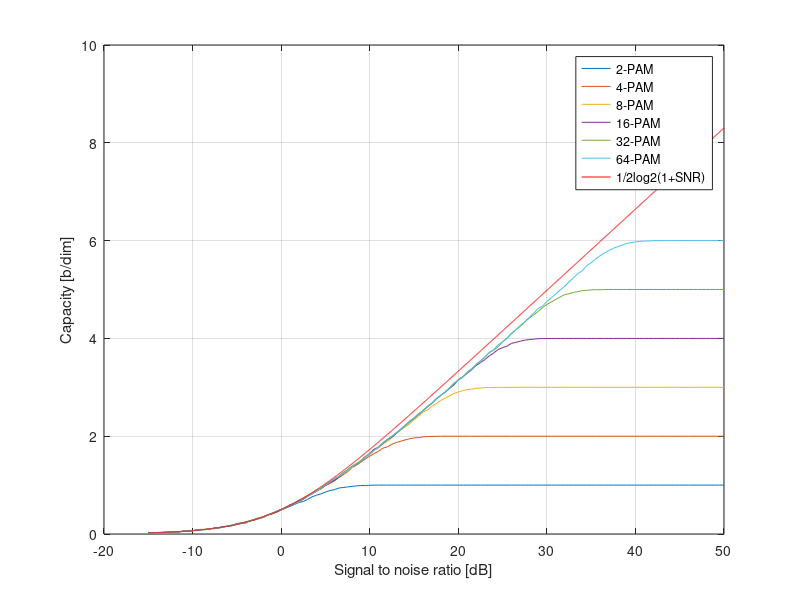

This figure's MATLAB source:

clear
clc

% M-PAM
m_arr = [2,4,8,16,32,64];

%SNR
snr_dB=[-15:0.5:50];

%capacity for differenet SNR and M
c_plot = zeros(length(m_arr),length(snr_dB));

%iterations per M
iters=10; 

%symbols per iteration
sym_num=1000;


% for each M
for m_index = 1:length(m_arr)
    m = m_arr(m_index);
    m

    %assume E{|a|^2} =1
    d = sqrt(12/(m^2-1)); 
    constell = (1:m)*d;

    %generate constellation diagram
    constell = constell - mean(constell);

    %uniform distribution
    prop_constell=ones(1,length(constell)) * 1/ length(constell);
    power=sum(prop_constell.*constell.^2);  % =1
    for snr_index=1:length(snr_dB)
       
        snr=10^(snr_dB(snr_index)/10); 

        %sigma of N
        sigma2=power/snr;  
        sigma=sqrt(sigma2);
        c_temp=zeros(1,iters);
    

        for index_iters=1:iters
            %a before modualtion
            x=rand(1,sym_num);           
            pconstell=cumsum(prop_constell);
            a=zeros(1,sym_num);  
            a(x<=pconstell(1))=constell(1);  
    
            %  Modulation 
            for index_constell=2:length(constell)
                a(x>pconstell(index_constell-1)&x<=pconstell(index_constell))=constell(index_constell);
    
            end
            
            % Noise (0,sigma2)
            Noise=sigma*randn(1,sym_num); 

            % z
            z = a+Noise;

%             equation 5, the plot result is the same but slower while simulation
%             sum1=0;
%             for k =1:m
%                sum2=0;
%                for i = 1:m
%                    exp1 = exp(-(Noise).^2/(2*sigma2));
%                    inner = (Noise+constell(k)-constell(i));
%                    exp2 =exp((-(inner).^2)/(2*sigma2));
%                    sum2 = sum2+(exp2./exp1);
%                end
%                sum1 = sum1+ mean(log2(sum2));
%             end      
%             c_temp(index_iters)=log2(m) -(sum1/m);    
        

            %also equation 5 but much faster while simulation
            sum_tmp=0;
            for i = 1:m
                p1=exp(-(Noise).^2/(2*sigma2));
                p2 =exp(-(z-constell(i)).^2/(2*sigma2));
               sum_tmp = sum_tmp+ p2./p1;
            end
            c_temp(index_iters)=log2(m)-mean(log2(sum_tmp));
         
        end
   
        c(snr_index)=mean(c_temp);
    
    end
    %save the result
    c_plot(m_index,:) = c(:);

end

%ideal capacity
SNR = zeros(1,length(snr_dB));
targetC =zeros(1,length(snr_dB));

new_snr_dB=[-15:0.01:50];
for i =1:length(new_snr_dB)
    SNR(i) = 10^(new_snr_dB(i)/10);
    targetC(i) = 0.5*log2(1+SNR(i));
end

for i = 1:length(m_arr)
    plot(snr_dB,c_plot(i,:));
    hold on;
end
plot(new_snr_dB,targetC,'r');
grid on
legend(['Uniform ' num2str(m) '-constell']);
temp = c_plot(6,:);
xlabel('Signal to noise ratio [dB]');
ylabel('Capacity [b/dim]');
legend('2-PAM','4-PAM','8-PAM','16-PAM','32-PAM','64-PAM','1/2log2(1+SNR)')